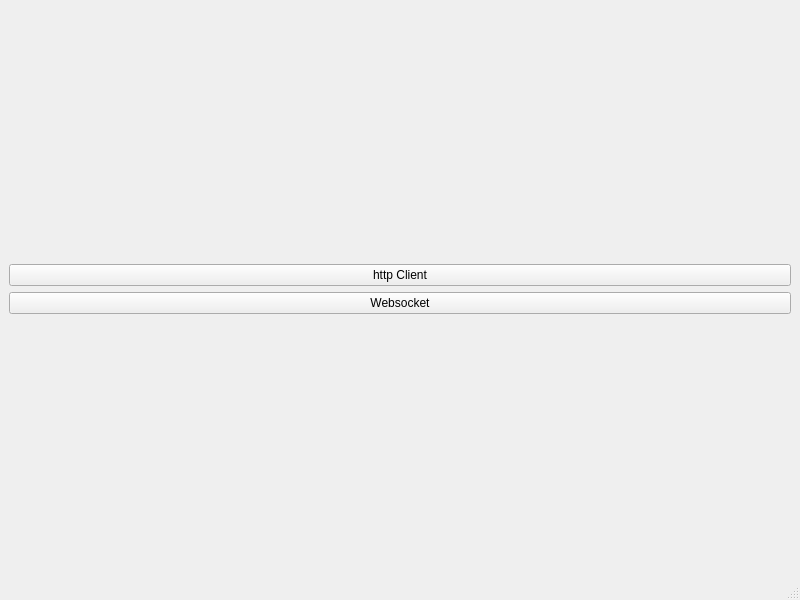
<?xml version="1.0" encoding="UTF-8"?>
<ui version="4.0">
 <class>MainWindow</class>
 <widget class="QMainWindow" name="MainWindow">
  <property name="geometry">
   <rect>
    <x>0</x>
    <y>0</y>
    <width>800</width>
    <height>600</height>
   </rect>
  </property>
  <property name="windowTitle">
   <string>MainWindow</string>
  </property>
  <widget class="QWidget" name="centralwidget">
   <layout class="QVBoxLayout" name="verticalLayout_2">
    <item>
     <layout class="QVBoxLayout" name="verticalLayout">
      <item>
       <widget class="QPushButton" name="httpClientButton">
        <property name="text">
         <string>http Client</string>
        </property>
       </widget>
      </item>
      <item>
       <widget class="QPushButton" name="pushButton">
        <property name="text">
         <string>Websocket</string>
        </property>
       </widget>
      </item>
     </layout>
    </item>
   </layout>
  </widget>
  <widget class="QMenuBar" name="menubar">
   <property name="geometry">
    <rect>
     <x>0</x>
     <y>0</y>
     <width>800</width>
     <height>22</height>
    </rect>
   </property>
  </widget>
  <widget class="QStatusBar" name="statusbar"/>
 </widget>
 <resources/>
 <connections/>
</ui>
